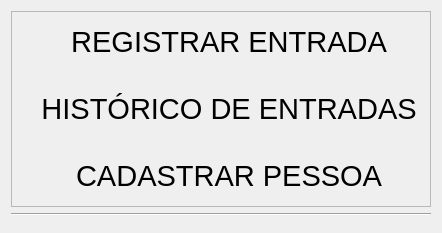
         <widget class="QWidget" name="page">
          <layout class="QVBoxLayout" name="verticalLayout_2">
           <item>
            <widget class="QFrame" name="frame_5">
             <property name="font">
              <font>
               <family>Rockwell Condensed</family>
               <pointsize>30</pointsize>
              </font>
             </property>
             <property name="frameShape">
              <enum>QFrame::StyledPanel</enum>
             </property>
             <property name="frameShadow">
              <enum>QFrame::Raised</enum>
             </property>
             <layout class="QGridLayout" name="gridLayout">
              <property name="horizontalSpacing">
               <number>10</number>
              </property>
              <property name="verticalSpacing">
               <number>25</number>
              </property>
              <item row="2" column="0">
               <widget class="QPushButton" name="btn_cadastro">
                <property name="maximumSize">
                 <size>
                  <width>485</width>
                  <height>16777215</height>
                 </size>
                </property>
                <property name="font">
                 <font>
                  <family>Arial</family>
                  <pointsize>22</pointsize>
                 </font>
                </property>
                <property name="text">
                 <string>  CADASTRAR PESSOA</string>
                </property>
                <property name="icon">
                 <iconset>
                  <normaloff>icon/business_application_addmale_useradd_insert_add_user_client_2312.png</normaloff>icon/business_application_addmale_useradd_insert_add_user_client_2312.png</iconset>
                </property>
                <property name="iconSize">
                 <size>
                  <width>150</width>
                  <height>150</height>
                 </size>
                </property>
                <property name="flat">
                 <bool>true</bool>
                </property>
               </widget>
              </item>
              <item row="1" column="0">
               <widget class="QPushButton" name="btn_historico">
                <property name="maximumSize">
                 <size>
                  <width>687</width>
                  <height>16777215</height>
                 </size>
                </property>
                <property name="font">
                 <font>
                  <family>Arial</family>
                  <pointsize>22</pointsize>
                  <italic>false</italic>
                 </font>
                </property>
                <property name="text">
                 <string>  HISTÓRICO DE ENTRADAS</string>
                </property>
                <property name="icon">
                 <iconset>
                  <normaloff>icon/businessapplication_distributor_report_document_negocio_2319.png</normaloff>icon/businessapplication_distributor_report_document_negocio_2319.png</iconset>
                </property>
                <property name="iconSize">
                 <size>
                  <width>150</width>
                  <height>150</height>
                 </size>
                </property>
                <property name="flat">
                 <bool>true</bool>
                </property>
               </widget>
              </item>
              <item row="0" column="0">
               <widget class="QPushButton" name="btn_registar">
                <property name="maximumSize">
                 <size>
                  <width>494</width>
                  <height>16777215</height>
                 </size>
                </property>
                <property name="font">
                 <font>
                  <family>Arial</family>
                  <pointsize>22</pointsize>
                 </font>
                </property>
                <property name="text">
                 <string>  REGISTRAR ENTRADA</string>
                </property>
                <property name="icon">
                 <iconset>
                  <normaloff>icon/businessregistration_signpen_negocio_inscripcio_2358.png</normaloff>icon/businessregistration_signpen_negocio_inscripcio_2358.png</iconset>
                </property>
                <property name="iconSize">
                 <size>
                  <width>150</width>
                  <height>150</height>
                 </size>
                </property>
                <property name="autoDefault">
                 <bool>false</bool>
                </property>
                <property name="default">
                 <bool>false</bool>
                </property>
                <property name="flat">
                 <bool>true</bool>
                </property>
               </widget>
              </item>
             </layout>
            </widget>
           </item>
           <item>
            <widget class="Line" name="line">
             <property name="orientation">
              <enum>Qt::Horizontal</enum>
             </property>
            </widget>
           </item>
           <item>
            <widget class="QFrame" name="frame_4">
             <property name="maximumSize">
              <size>
               <width>16777215</width>
               <height>35</height>
              </size>
             </property>
             <property name="frameShape">
              <enum>QFrame::StyledPanel</enum>
             </property>
             <property name="frameShadow">
              <enum>QFrame::Raised</enum>
             </property>
            </widget>
           </item>
          </layout>
         </widget>
